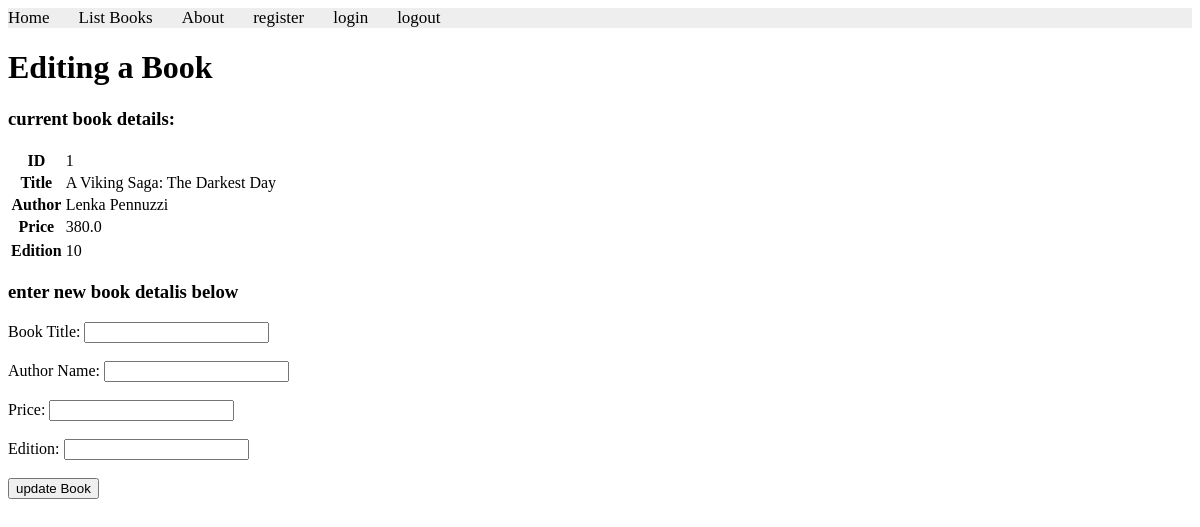
The app's page /books/lab9_part1/editbook/1 with its own data.
### apps/bookmodule/models.py (models this page shows)
class Book(models.Model):
    title = models.CharField(max_length = 50)
    author = models.CharField(max_length = 50)
    price = models.FloatField(default = 0.0)
    edition = models.SmallIntegerField(default = 1)

### apps/bookmodule/views.py (the view, shortened to what this page needs)
# urls.py: path('lab9_part1/editbook/<int:Id>',views.editbook,name="books.l9p1t3"),
def editbook(request, Id):
  mybook = Book.objects.get(id=Id)
  return render(request, 'bookmodule/editbook.html', {'book':mybook})

### apps/templates/bookmodule/editbook.html (shortened to what this page needs)
<html lang="en">
<head>
{% extends "layouts/base.html" %}
{% load static %}
{% block content %}
<h1>Editing a Book</h1>
<h3>current book details:</h3>
<table>
    <tr>
        <th>ID</th>
        <td>{{book.id}}</td>
    </tr>
    <tr>
        <th>Title</th>
        <td>{{book.title}}</td>
    </tr>
    <tr>
        <th>Author</th>
        <td>{{book.author}}</td>
    </tr>
    <tr>
        <th>Price</th>
        <td>{{book.price}}</td>
    <tr>
    <tr>
        <th>Edition</th>
        <td>{{book.edition}}</td>
    </tr>
</table>
<h3>enter new book detalis below</h3>
<form method="POST" action="{% url 'books.l9p1t3' Id=book.id%}">
    <label for="title">Book Title:</label>
    <input type="text" id="title" name="title"><br><br>
    <label for="author">Author Name:</label>
    <input type="text" id="author" name="author"><br><br>
    <label for="float">Price:</label>
    <input type="number" step="0.01" id="float" name="price"><br><br>
    <label for="integer">Edition:</label>
    <input type="number" id="integer" name="edition"><br><br>
    <button type="submit">update Book</button>
</form>
{% endblock%}

### records on screen
Book: id "1", title "A Viking Saga: The Darkest Day", author "Lenka Pennuzzi", price "380.0", edition "10"
